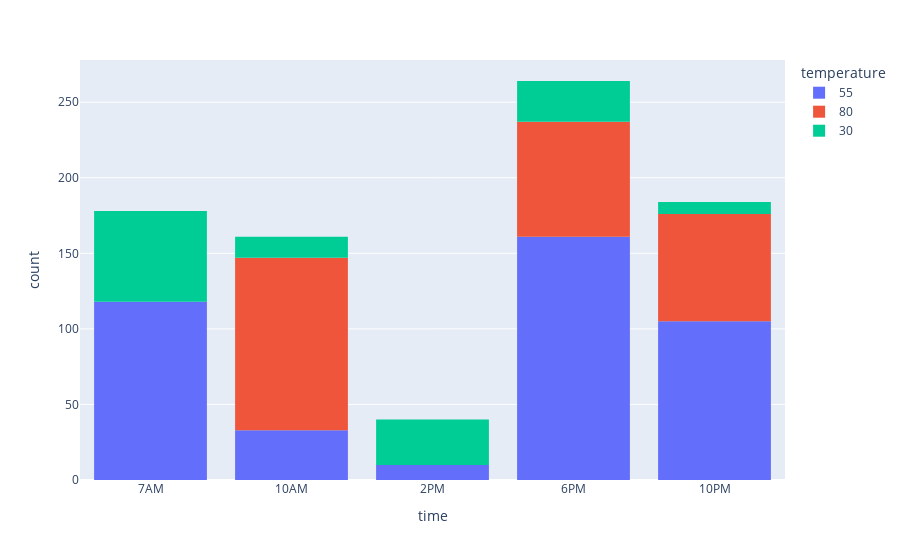

Notebook cell for this chart:
### Code cell
#Temperature and time review for bar coupon redeemers
px.histogram(DataBarCoupons.query('Y==1'), x='time', category_orders=dict(time=["7AM", "10AM", "2PM", "6PM", "10PM"]), color='temperature')

### Figure 1 — Plotly figure (JSON) as saved in the notebook; plotly's stock layout.template omitted (floating-point values rounded to 4 significant figures; data arrays with more than 128 entries replaced by an {"elided": "..."} marker saying what was removed)
{"data": [{"alignmentgroup": "True", "bingroup": "x", "hovertemplate": "temperature=55<br>time=%{x}<br>count=%{y}<extra></extra>", "legendgroup": "55", "marker": {"color": "#636efa", "pattern": {"shape": ""}}, "name": "55", "offsetgroup": "55", "orientation": "v", "showlegend": true, "type": "histogram", "x": {"elided": "427 str values"}, "xaxis": "x", "yaxis": "y"}, {"alignmentgroup": "True", "bingroup": "x", "hovertemplate": "temperature=80<br>time=%{x}<br>count=%{y}<extra></extra>", "legendgroup": "80", "marker": {"color": "#EF553B", "pattern": {"shape": ""}}, "name": "80", "offsetgroup": "80", "orientation": "v", "showlegend": true, "type": "histogram", "x": {"elided": "261 str values"}, "xaxis": "x", "yaxis": "y"}, {"alignmentgroup": "True", "bingroup": "x", "hovertemplate": "temperature=30<br>time=%{x}<br>count=%{y}<extra></extra>", "legendgroup": "30", "marker": {"color": "#00cc96", "pattern": {"shape": ""}}, "name": "30", "offsetgroup": "30", "orientation": "v", "showlegend": true, "type": "histogram", "x": {"elided": "139 str values"}, "xaxis": "x", "yaxis": "y"}], "layout": {"autosize": true, "barmode": "relative", "legend": {"title": {"text": "temperature"}, "tracegroupgap": 0}, "margin": {"t": 60}, "xaxis": {"anchor": "y", "autorange": true, "categoryarray": ["7AM", "10AM", "2PM", "6PM", "10PM"], "categoryorder": "array", "domain": [0, 1], "range": [-0.5, 4.5], "title": {"text": "time"}, "type": "category"}, "yaxis": {"anchor": "x", "autorange": true, "domain": [0, 1], "range": [0, 277.9], "title": {"text": "count"}}}}
